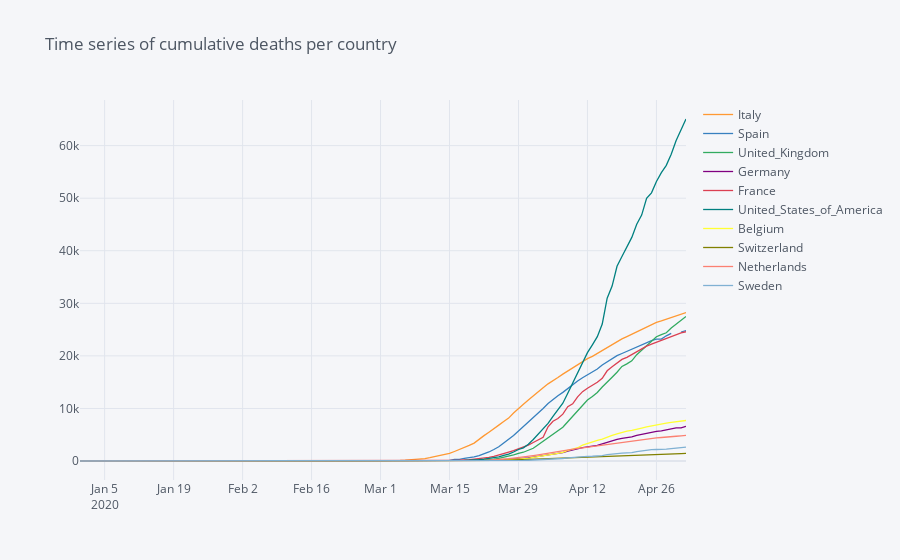

The notebook cell this image was saved under:
### Code cell
# cumulative time series
covid_deaths.sort_index().cumsum().iplot(title = 'Time series of cumulative deaths per country')
